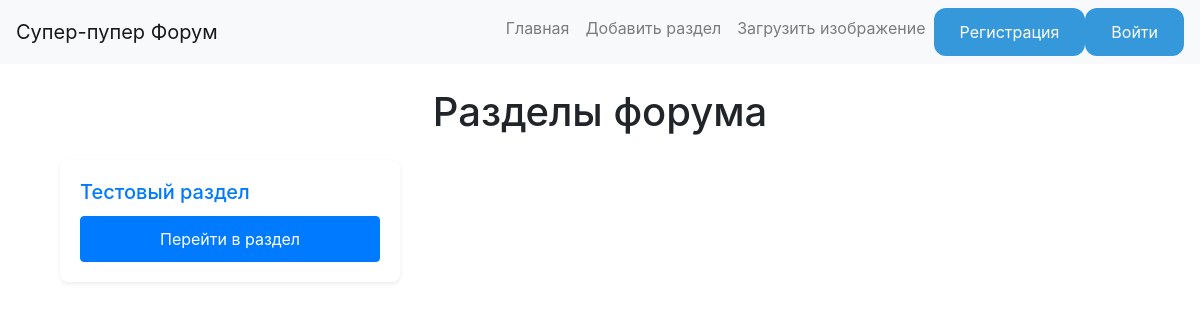
The page /index on the database as committed earlier.
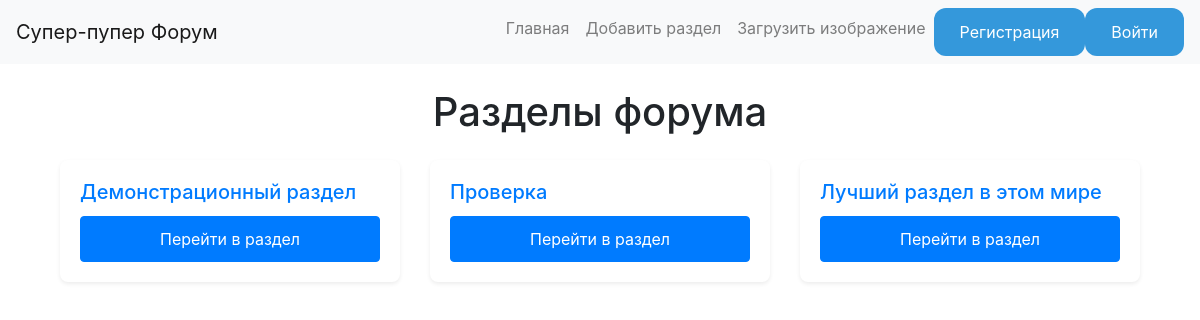
The same page on the database as committed later.
### models.py (models this page shows)
class Section(db.Model):
    id = db.Column(db.Integer, primary_key=True)
    title = db.Column(db.String(100), nullable=False)
    description = db.Column(db.String(255), nullable=True)
    topics = db.relationship('Topic', backref='section', lazy=True)

### server.py (the view)
@app.route('/')
@app.route('/index')
def index():
    sections = Section.query.all()
    return render_template("index.html", sections=sections)

### templates/index.html
{% extends "base.html" %}
{% block content %}
<div class="container mt-4">
    <h1 class="mb-4 text-center">Разделы форума</h1>
    <div class="row">
        {% for section in sections %}
        <div class="col-sm-6 col-lg-4 mb-3">
            <div class="card h-100 shadow-sm">
                <div class="card-body d-flex flex-column">
                    <h5 class="card-title">{{ section.title }}</h5>
                    <div class="mt-auto">
                        <a href="{{ url_for('section', section_id=section.id) }}" class="btn btn-primary">Перейти в
                            раздел</a>
                    </div>
                </div>
            </div>
        </div>
        {% endfor %}
    </div>
</div>
{% endblock %}

### templates/base.html (shortened to what this page needs)
<!DOCTYPE html>
<html lang="ru">
<head>
    <link rel="stylesheet" href="https://stackpath.bootstrapcdn.com/bootstrap/4.5.2/css/bootstrap.min.css">
    <link rel="stylesheet" href="{{ url_for('static', filename='style.css') }}">
</head>
<body>
<nav class="navbar navbar-expand-lg navbar-light bg-light">
    <a class="navbar-brand" href="/">Супер-пупер Форум</a>
    <div class="collapse navbar-collapse" id="navbarNav">
        <ul class="navbar-nav ml-auto">
            <li class="nav-item">
                <a class="nav-link" href="/">Главная</a>
            </li>
            <li class="nav-item">
                <a class="nav-link" href="/create_section">Добавить раздел</a>
            </li>
            <li class="nav-item">
                <a class="nav-link" href="/upload">Загрузить изображение</a>
            </li>
            {% if current_user.is_authenticated %}
            <span class="navbar-text email-display">{{ current_user.email }}</span>
            {% if current_user.is_admin %}
            <li class="nav-item">
                <a class="nav-link" href="{{ url_for('admin_dashboard') }}">Админ-панель</a>
            </li>
            {% endif %}
            <li class="nav-item"><a href="{{ url_for('logout') }}" class="btn btn-custom">Выйти</a></li>
            {% else %}
            <li class="nav-item"><a href="{{ url_for('register_user') }}" class="btn btn-custom">Регистрация</a></li>
            <li class="nav-item"><a href="{{ url_for('login') }}" class="btn btn-custom">Войти</a></li>
            {% endif %}
        </ul>
    </div>
</nav>
<div class="container mt-3">
    {% block content %}{% endblock %}
</div>
</body>
</html>

### static/style.css (style rules this page uses)
.btn-custom { background-color: #3498db; color: white; padding: 10px 24px; border-radius: 12px; border: 2px solid transparent; transition: background-color 0.3s, color 0.3s; }
.card-title { color: #007bff; }
.btn-primary { background-color: #007bff; border-color: #007bff; }
.text-center { text-align: center; }
.mt-4 { margin-top: 1.5rem; }
.mb-3 { margin-bottom: 1rem; }
.mb-4 { margin-bottom: 1.5rem; }
.shadow-sm { box-shadow: 0 .125rem .25rem rgba(0,0,0,.075)!important; }
.h-100 { height: 100%; }
.card { border: none; border-radius: 0.5rem; box-shadow: 0 0.125rem 0.25rem rgba(0,0,0,.075); }
.card-title { font-size: 1.25rem; color: #007bff; }
.btn-primary { width: 100%; padding: 10px; }

Rows that differ between the two databases and show on the page:
changed Section: title "Тестовый раздел" → "Демонстрационный раздел"
added Section: title "Проверка"
added Section: title "Лучший раздел в этом мире"
